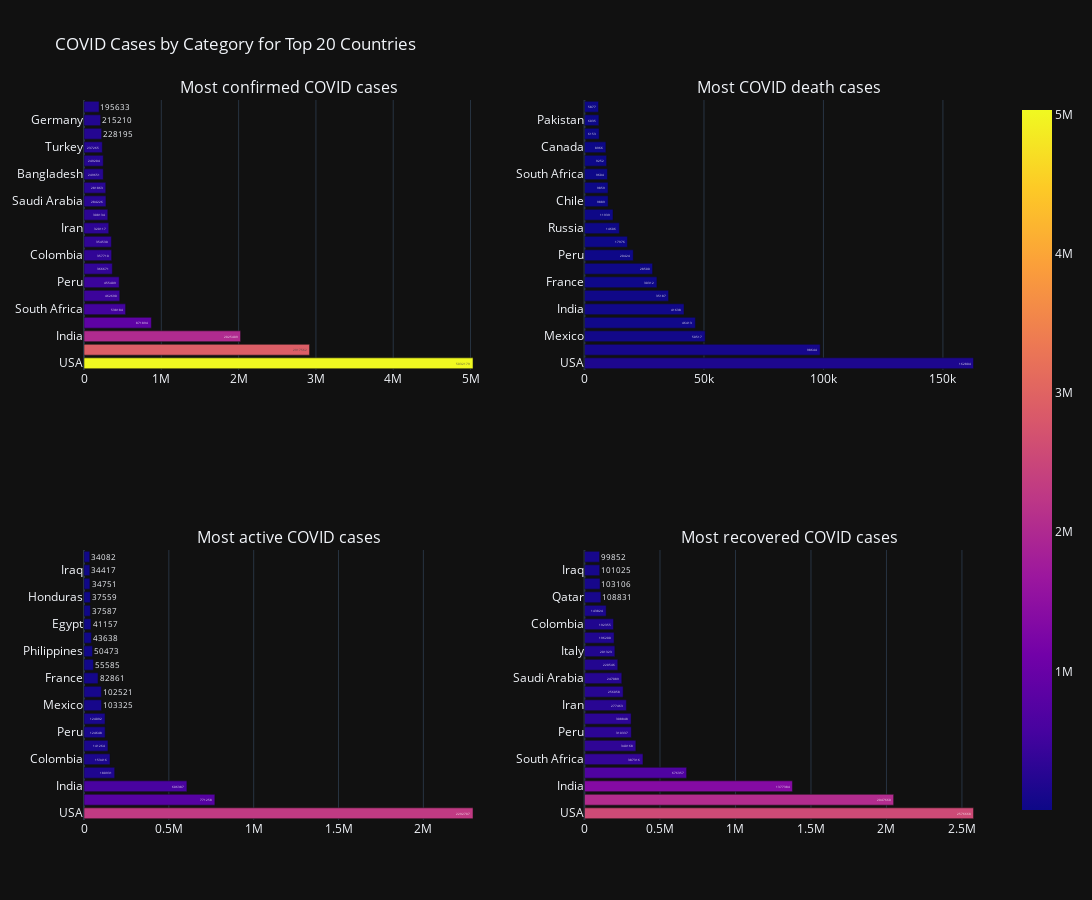

Source (notebook cell):
### Code cell
def create_covid_subplots(data, columns, titles, top_n=20):
    """
    Function to create a 2x2 subplot of bar charts based on the provided columns and titles.
    
    Parameters:
    - data: DataFrame with the COVID data
    - columns: List of columns to be visualized (e.g., ['TotalCases', 'TotalDeaths', 'ActiveCases', 'TotalRecovered'])
    - titles: List of titles for each subplot
    - top_n: Number of top countries to display (default is 20)
    
    Returns:
    - fig: Plotly figure object
    """
    # Create subplots with 2 rows and 2 columns
    fig = make_subplots(
        rows=2, cols=2,
        subplot_titles=titles,
        specs=[[{'type': 'bar'}, {'type': 'bar'}], [{'type': 'bar'}, {'type': 'bar'}]]
    )

    # Loop over each column and create a bar chart
    for i, (col, title) in enumerate(zip(columns, titles), start=1):
        sorted_data = data.sort_values(by=col, ascending=False).iloc[0:top_n]
        
        bar_chart = px.bar(
            sorted_data, 
            x=col, 
            y='Country/Region', 
            text=col, 
            color=col, 
            title=title
        )
        
        # Add the traces from the bar chart to the subplot
        for trace in bar_chart.data:
            row = (i - 1) // 2 + 1  # Determine the row (1 or 2)
            col = (i - 1) % 2 + 1   # Determine the column (1 or 2)
            fig.add_trace(trace, row=row, col=col)

    # Update layout
    fig.update_layout(
        template='plotly_dark',
        title_text='COVID Cases by Category for Top 20 Countries',
        showlegend=False,  # Hide legend to avoid duplication
        height=900,  # Adjust the height of the whole figure
        width=1200  # Adjust the width of the whole figure
    )

    return fig

# Columns and Titles for the subplots
columns = ['TotalCases', 'TotalDeaths', 'ActiveCases', 'TotalRecovered']
titles = [
    'Most confirmed COVID cases',
    'Most COVID death cases',
    'Most active COVID cases',
    'Most recovered COVID cases'
]


fig = create_covid_subplots(worldometer_data, columns, titles)
fig.show()

### Figure 1 — Plotly figure (JSON) as saved in the notebook; plotly's stock layout.template omitted (floating-point values rounded to 4 significant figures)
{"data": [{"alignmentgroup": "True", "hovertemplate": "TotalCases=%{marker.color}<br>Country/Region=%{y}<extra></extra>", "legendgroup": "", "marker": {"color": [5032179, 2917562, 2025409, 871894, 538184, 462690, 455409, 366671, 357710, 354530, 320117, 308134, 284226, 281863, 249651, 249204, 237265, 228195, 215210, 195633], "coloraxis": "coloraxis", "pattern": {"shape": ""}}, "name": "", "offsetgroup": "", "orientation": "h", "showlegend": false, "text": [5032179, 2917562, 2025409, 871894, 538184, 462690, 455409, 366671, 357710, 354530, 320117, 308134, 284226, 281863, 249651, 249204, 237265, 228195, 215210, 195633], "textposition": "auto", "type": "bar", "x": [5032179, 2917562, 2025409, 871894, 538184, 462690, 455409, 366671, 357710, 354530, 320117, 308134, 284226, 281863, 249651, 249204, 237265, 228195, 215210, 195633], "xaxis": "x", "y": ["USA", "Brazil", "India", "Russia", "South Africa", "Mexico", "Peru", "Chile", "Colombia", "Spain", "Iran", "UK", "Saudi Arabia", "Pakistan", "Bangladesh", "Italy", "Turkey", "Argentina", "Germany", "France"], "yaxis": "y"}, {"alignmentgroup": "True", "hovertemplate": "TotalDeaths=%{marker.color}<br>Country/Region=%{y}<extra></extra>", "legendgroup": "", "marker": {"color": [162804, 98644, 50517, 46413, 41638, 35187, 30312, 28500, 20424, 17976, 14606, 11939, 9889, 9859, 9604, 9252, 8966, 6153, 6035, 5877], "coloraxis": "coloraxis", "pattern": {"shape": ""}}, "name": "", "offsetgroup": "", "orientation": "h", "showlegend": false, "text": [162804, 98644, 50517, 46413, 41638, 35187, 30312, 28500, 20424, 17976, 14606, 11939, 9889, 9859, 9604, 9252, 8966, 6153, 6035, 5877], "textposition": "auto", "type": "bar", "x": [162804, 98644, 50517, 46413, 41638, 35187, 30312, 28500, 20424, 17976, 14606, 11939, 9889, 9859, 9604, 9252, 8966, 6153, 6035, 5877], "xaxis": "x2", "y": ["USA", "Brazil", "Mexico", "UK", "India", "Italy", "France", "Spain", "Peru", "Iran", "Russia", "Colombia", "Chile", "Belgium", "South Africa", "Germany", "Canada", "Netherlands", "Pakistan", "Ecuador"], "yaxis": "y2"}, {"alignmentgroup": "True", "hovertemplate": "ActiveCases=%{marker.color}<br>Country/Region=%{y}<extra></extra>", "legendgroup": "", "marker": {"color": [2292707, 771258, 606387, 180931, 153416, 141264, 124648, 124092, 103325, 102521, 82861, 55585, 50473, 43638, 41157, 37587, 37559, 34751, 34417, 34082], "coloraxis": "coloraxis", "pattern": {"shape": ""}}, "name": "", "offsetgroup": "", "orientation": "h", "showlegend": false, "text": [2292707, 771258, 606387, 180931, 153416, 141264, 124648, 124092, 103325, 102521, 82861, 55585, 50473, 43638, 41157, 37587, 37559, 34751, 34417, 34082], "textposition": "auto", "type": "bar", "x": [2292707, 771258, 606387, 180931, 153416, 141264, 124648, 124092, 103325, 102521, 82861, 55585, 50473, 43638, 41157, 37587, 37559, 34751, 34417, 34082], "xaxis": "x3", "y": ["USA", "Brazil", "India", "Russia", "Colombia", "South Africa", "Peru", "Argentina", "Mexico", "Bangladesh", "France", "Bolivia", "Philippines", "Belgium", "Egypt", "Indonesia", "Honduras", "Dominican Republic", "Iraq", "Saudi Arabia"], "yaxis": "y3"}, {"alignmentgroup": "True", "hovertemplate": "TotalRecovered=%{marker.color}<br>Country/Region=%{y}<extra></extra>", "legendgroup": "", "marker": {"color": [2576668, 2047660, 1377384, 676357, 387316, 340168, 310337, 308848, 277463, 256058, 247089, 220546, 201323, 196200, 192355, 143824, 108831, 103106, 101025, 99852], "coloraxis": "coloraxis", "pattern": {"shape": ""}}, "name": "", "offsetgroup": "", "orientation": "h", "showlegend": false, "text": [2576668, 2047660, 1377384, 676357, 387316, 340168, 310337, 308848, 277463, 256058, 247089, 220546, 201323, 196200, 192355, 143824, 108831, 103106, 101025, 99852], "textposition": "auto", "type": "bar", "x": [2576668, 2047660, 1377384, 676357, 387316, 340168, 310337, 308848, 277463, 256058, 247089, 220546, 201323, 196200, 192355, 143824, 108831, 103106, 101025, 99852], "xaxis": "x4", "y": ["USA", "Brazil", "India", "Russia", "South Africa", "Chile", "Peru", "Mexico", "Iran", "Pakistan", "Saudi Arabia", "Turkey", "Italy", "Germany", "Colombia", "Bangladesh", "Qatar", "Canada", "Iraq", "Argentina"], "yaxis": "y4"}], "layout": {"annotations": [{"font": {"size": 16}, "showarrow": false, "text": "Most confirmed COVID cases", "x": 0.225, "xanchor": "center", "xref": "paper", "y": 1, "yanchor": "bottom", "yref": "paper"}, {"font": {"size": 16}, "showarrow": false, "text": "Most COVID death cases", "x": 0.775, "xanchor": "center", "xref": "paper", "y": 1, "yanchor": "bottom", "yref": "paper"}, {"font": {"size": 16}, "showarrow": false, "text": "Most active COVID cases", "x": 0.225, "xanchor": "center", "xref": "paper", "y": 0.375, "yanchor": "bottom", "yref": "paper"}, {"font": {"size": 16}, "showarrow": false, "text": "Most recovered COVID cases", "x": 0.775, "xanchor": "center", "xref": "paper", "y": 0.375, "yanchor": "bottom", "yref": "paper"}], "height": 900, "showlegend": false, "title": {"text": "COVID Cases by Category for Top 20 Countries"}, "width": 1200, "xaxis": {"anchor": "y", "autorange": true, "domain": [0, 0.45], "range": [0, 5297000.0], "type": "linear"}, "xaxis2": {"anchor": "y2", "autorange": true, "domain": [0.55, 1], "range": [0, 171400.0], "type": "linear"}, "xaxis3": {"anchor": "y3", "autorange": true, "domain": [0, 0.45], "range": [0, 2413000.0], "type": "linear"}, "xaxis4": {"anchor": "y4", "autorange": true, "domain": [0.55, 1], "range": [0, 2712000.0], "type": "linear"}, "yaxis": {"anchor": "x", "autorange": true, "domain": [0.625, 1], "range": [-0.5, 19.5], "type": "category"}, "yaxis2": {"anchor": "x2", "autorange": true, "domain": [0.625, 1], "range": [-0.5, 19.5], "type": "category"}, "yaxis3": {"anchor": "x3", "autorange": true, "domain": [0, 0.375], "range": [-0.5, 19.5], "type": "category"}, "yaxis4": {"anchor": "x4", "autorange": true, "domain": [0, 0.375], "range": [-0.5, 19.5], "type": "category"}}}
